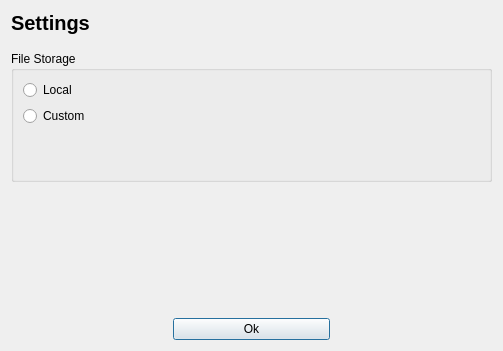
<?xml version="1.0" encoding="UTF-8"?>
<ui version="4.0">
 <class>SettingsWindow</class>
 <widget class="QDialog" name="SettingsWindow">
  <property name="geometry">
   <rect>
    <x>0</x>
    <y>0</y>
    <width>503</width>
    <height>351</height>
   </rect>
  </property>
  <property name="windowTitle">
   <string>Dialog</string>
  </property>
  <layout class="QGridLayout" name="gridLayout_2">
   <item row="0" column="0">
    <widget class="QLabel" name="label_5">
     <property name="font">
      <font>
       <pointsize>15</pointsize>
       <weight>75</weight>
       <bold>true</bold>
      </font>
     </property>
     <property name="text">
      <string>Settings</string>
     </property>
    </widget>
   </item>
   <item row="2" column="0" colspan="3">
    <widget class="QGroupBox" name="groupBox">
     <property name="title">
      <string>File Storage</string>
     </property>
     <property name="flat">
      <bool>true</bool>
     </property>
     <layout class="QGridLayout" name="gridLayout">
      <item row="0" column="1" rowspan="3">
       <widget class="QWidget" name="m_fileStorageContainer_widget" native="true">
        <property name="sizePolicy">
         <sizepolicy hsizetype="Expanding" vsizetype="Expanding">
          <horstretch>0</horstretch>
          <verstretch>0</verstretch>
         </sizepolicy>
        </property>
        <layout class="QGridLayout" name="m_fileStorageContainer_layout"/>
       </widget>
      </item>
      <item row="1" column="0">
       <widget class="QRadioButton" name="m_custom_radioBtn">
        <property name="text">
         <string>Custom</string>
        </property>
       </widget>
      </item>
      <item row="2" column="0">
       <spacer name="verticalSpacer_3">
        <property name="orientation">
         <enum>Qt::Vertical</enum>
        </property>
        <property name="sizeHint" stdset="0">
         <size>
          <width>20</width>
          <height>40</height>
         </size>
        </property>
       </spacer>
      </item>
      <item row="0" column="0">
       <widget class="QRadioButton" name="m_local_radioBtn">
        <property name="text">
         <string>Local</string>
        </property>
       </widget>
      </item>
     </layout>
    </widget>
   </item>
   <item row="4" column="0">
    <spacer name="horizontalSpacer_2">
     <property name="orientation">
      <enum>Qt::Horizontal</enum>
     </property>
     <property name="sizeType">
      <enum>QSizePolicy::Preferred</enum>
     </property>
     <property name="sizeHint" stdset="0">
      <size>
       <width>40</width>
       <height>20</height>
      </size>
     </property>
    </spacer>
   </item>
   <item row="4" column="1">
    <widget class="QPushButton" name="m_ok_btn">
     <property name="text">
      <string>Ok</string>
     </property>
    </widget>
   </item>
   <item row="4" column="2">
    <spacer name="horizontalSpacer">
     <property name="orientation">
      <enum>Qt::Horizontal</enum>
     </property>
     <property name="sizeType">
      <enum>QSizePolicy::Preferred</enum>
     </property>
     <property name="sizeHint" stdset="0">
      <size>
       <width>40</width>
       <height>20</height>
      </size>
     </property>
    </spacer>
   </item>
   <item row="3" column="0" colspan="3">
    <spacer name="verticalSpacer">
     <property name="orientation">
      <enum>Qt::Vertical</enum>
     </property>
     <property name="sizeHint" stdset="0">
      <size>
       <width>20</width>
       <height>40</height>
      </size>
     </property>
    </spacer>
   </item>
   <item row="1" column="0" colspan="3">
    <spacer name="verticalSpacer_2">
     <property name="orientation">
      <enum>Qt::Vertical</enum>
     </property>
     <property name="sizeType">
      <enum>QSizePolicy::Fixed</enum>
     </property>
     <property name="sizeHint" stdset="0">
      <size>
       <width>20</width>
       <height>10</height>
      </size>
     </property>
    </spacer>
   </item>
  </layout>
 </widget>
 <resources/>
 <connections/>
</ui>
